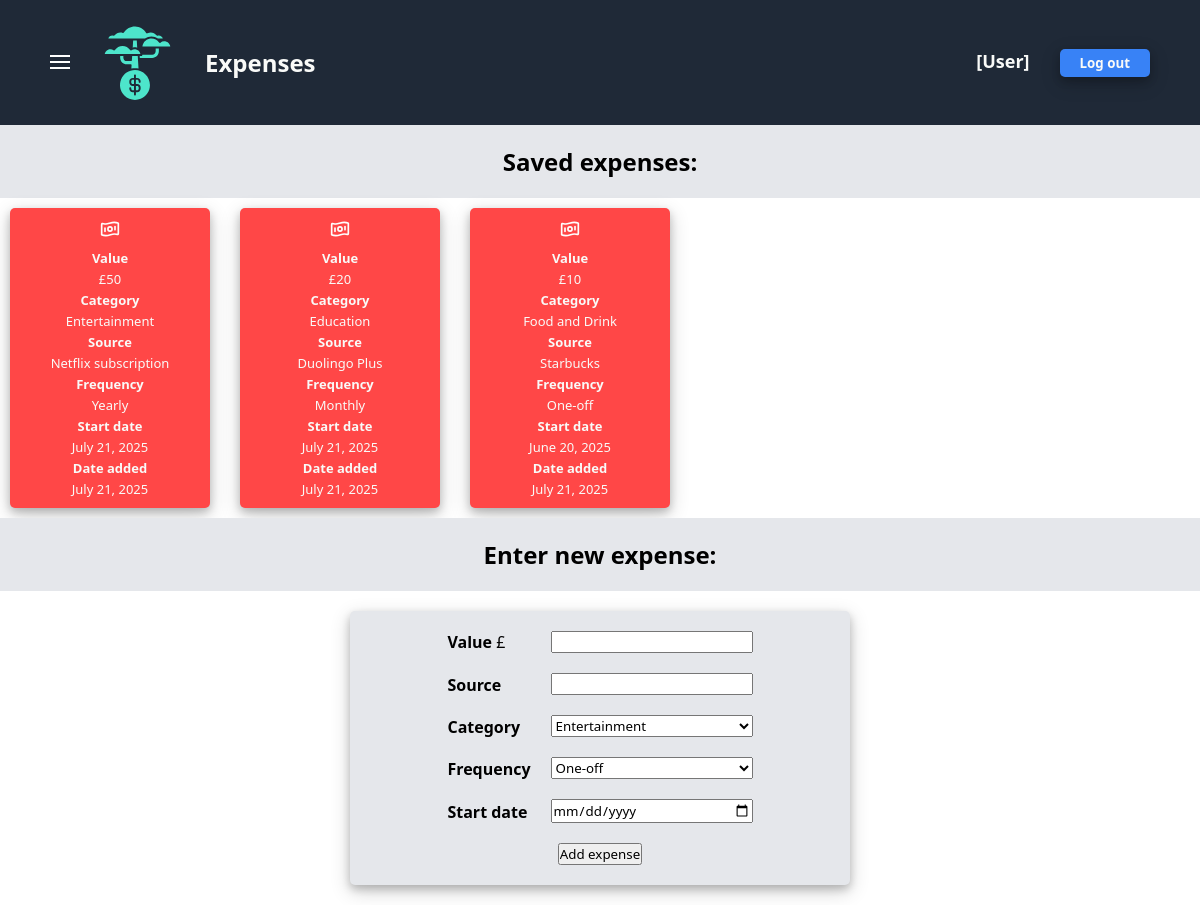
The page /finance/expenses/ on the database as committed earlier.
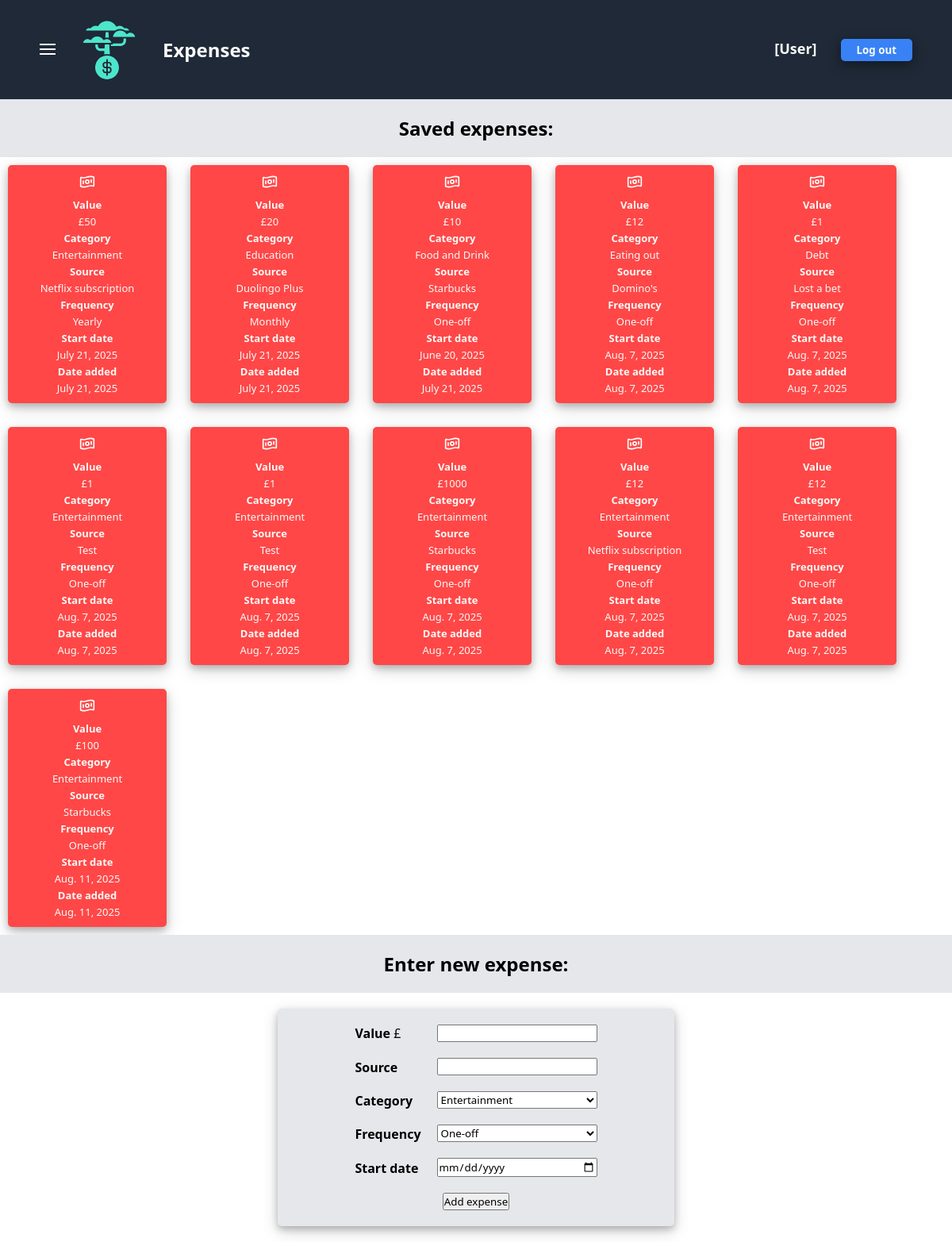
The same page on the database as committed later.
### finance/models.py (models this page shows)
class FinancialObject(models.Model):
    user = models.ForeignKey(User, on_delete=models.CASCADE) # A single user can have many instances of income/expenses/budgets
    value = models.IntegerField(default=0)
    startDate = models.DateField(default=datetime.date.today)
    addDate = models.DateField(default=datetime.date.today)
    class Meta:
        abstract = True # Makes the "FinancialObject" class an Abstract Base Class (ABC)

class Expense(FinancialObject):
    source = models.CharField(default="N/A", max_length=200)
    category = models.CharField(default="Entertainment", max_length=200)
    frequency = models.CharField(default="Monthly", max_length=200)

### finance/views.py (the view)
# urls.py: path("expenses/", views.expenses, name="expenses"),
def expenses(request):
    message = request.GET.get("message", "")
    expenses = Expense.objects.all()
    return render(
        request,
        "finance/expenses.html",
        {
            "expenses": expenses,
            "message": message
        }
    )

### finance/templates/finance/expenses.html (shortened to what this page needs)
{% extends "finance/finance-base.html" %}
{% block header-title %}Expenses{% endblock %}
{% block finance_extra_css %}
    {% load static %}
    <link rel="stylesheet" href="{% static 'finance/expenses-style.css' %}">
{% endblock %}
{% block saved-label %}Saved expenses:{% endblock %}
{% block presence-check-and-list %}
    {% if expenses %}
        {% for i in expenses %}
            <li class="card">
                <div class="card-icon">
                </div>
                <div class="card-info">
                    <div><strong>Value</strong></div><div>£{{ i.value }}</div>
                    <div><strong>Category</strong></div><div>{{ i.category }}</div>
                    <div><strong>Source</strong></div><div>{{ i.source }}</div>
                    <div><strong>Frequency</strong></div><div>{{ i.frequency }}</div>
                    <div><strong>Start date</strong></div><div>{{ i.startDate }}</div>
                    <div><strong>Date added</strong></div><div>{{ i.addDate }}</div>
                </div>
            </li>
        {% endfor %}
    {% else %}
        <li>No expenses added yet.</li>
    {% endif %}
{% endblock %}
{% block enter-label %}Enter new expense:{% endblock %}
{% block form %}
    <form action="{% url 'finance:addExpense' %}" method="post" class="form">
        <div class="form-components">
            <div class="form-labels-and-answers">
                <div class="form-labels">
                    <label for="value"><strong>Value</strong>    £</label>
                    <label for="source"><strong>Source</strong></label>
                    <label for="category"><strong>Category</strong></label>
                    <div><strong>Frequency</strong></div>
                    <label for="startDate"><strong>Start date</strong></label>
                </div>
                <div class="form-answers">
                    <input type="text" id="value" name="value">
                    <input type="text" id="source" name="source">
                    <select id="category" name="category">
                        <option value="Entertainment">Entertainment</option>
                    </select>
                    <select id="frequency" name="frequency">
                        <option value="One-off">One-off</option>
                    </select>
                    <input type="date" id="startDate" name="startDate" value=date>
                </div>
            </div>
            <div class="submit">
                <input type="submit" value="Add expense">
            </div>
        </div>
    </form>
{% endblock %}

Rows that differ between the two databases and show on the page:
added Expense: value "12", category "Eating out", source "Domino's", frequency "One-off", startDate "Aug. 7, 2025", addDate "Aug. 7, 2025"
added Expense: value "1", category "Debt", source "Lost a bet", frequency "One-off", startDate "Aug. 7, 2025", addDate "Aug. 7, 2025"
added Expense: value "1", category "Entertainment", source "Test", frequency "One-off", startDate "Aug. 7, 2025", addDate "Aug. 7, 2025"
added Expense: value "1", category "Entertainment", source "Test", frequency "One-off", startDate "Aug. 7, 2025", addDate "Aug. 7, 2025"
added Expense: value "1000", category "Entertainment", source "Starbucks", frequency "One-off", startDate "Aug. 7, 2025", addDate "Aug. 7, 2025"
added Expense: value "12", category "Entertainment", source "Netflix subscription", frequency "One-off", startDate "Aug. 7, 2025", addDate "Aug. 7, 2025"
added Expense: value "12", category "Entertainment", source "Test", frequency "One-off", startDate "Aug. 7, 2025", addDate "Aug. 7, 2025"
added Expense: value "100", category "Entertainment", source "Starbucks", frequency "One-off", startDate "Aug. 11, 2025", addDate "Aug. 11, 2025"
